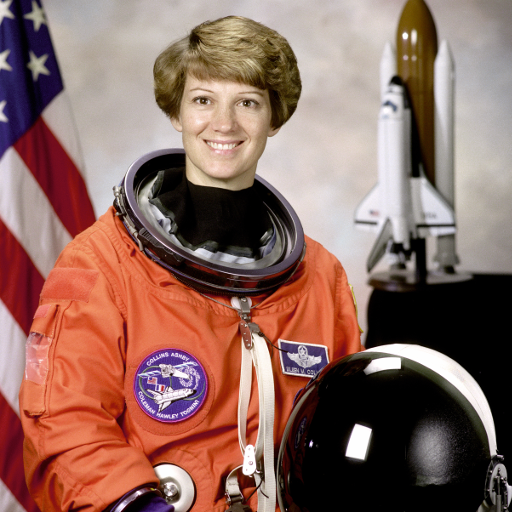
#> input picture Images/astronaut.png, 512 x 512 px; its folder holds 5 pictures in this run
$ jupyter execute Image_Histogram.ipynb
#> lines starting #> are read from the running program, lines starting #| are printed output that depends on the picture
### **Image Histogram and Equalization**

[](https://colab.research.google.com/github/jrafa1607/Computer_Vision_In_Python/blob/main/Algorithms/Image_Histogram.ipynb)

> An **image histogram** counts how many pixels have each gray level (0 to 255). It shows at a glance whether an image is dark, bright, or low in contrast. This notebook computes the absolute and relative histograms, the cumulative distribution, and improves contrast with **global histogram equalization** and **CLAHE**.

[cell 1]
# Import libraries and helpers (images load from ../Images locally, or from GitHub in Colab)
import os
import urllib.request

import cv2
import numpy as np
from matplotlib import pyplot as plt

BASE_URL = "https://raw.githubusercontent.com/jrafa1607/Computer_Vision_In_Python/main/Images/"

def load_image(name, flags=cv2.IMREAD_COLOR):
    """Returns the image in OpenCV format (BGR for color images)."""
#> called with name = 'astronaut.png', flags = 1
    local = os.path.join("..", "Images", name)
    if os.path.exists(local):
        data = np.fromfile(local, np.uint8)
    else:
        with urllib.request.urlopen(BASE_URL + name) as response:
            data = np.frombuffer(response.read(), np.uint8)
    return cv2.imdecode(data, flags)
#> returned value is the input picture: shape (512, 512, 3); mean B, G, R 96.5, 105.8, 141.6

def show(images, titles, size=(14, 4)):
    """Shows images side by side; color images are converted from BGR to RGB for Matplotlib."""
    fig, axes = plt.subplots(1, len(images), figsize=size)
    for ax, image, title in zip(np.atleast_1d(axes), images, titles):
        if image.ndim == 3:
            ax.imshow(cv2.cvtColor(image, cv2.COLOR_BGR2RGB))
        else:
            ax.imshow(image, cmap="gray", vmin=0, vmax=255)
        ax.set_title(title)
        ax.axis("off")
    plt.tight_layout()
    plt.show()

[cell 2]
# Load the image and convert it to grayscale
gray = cv2.cvtColor(load_image("astronaut.png"), cv2.COLOR_BGR2GRAY)
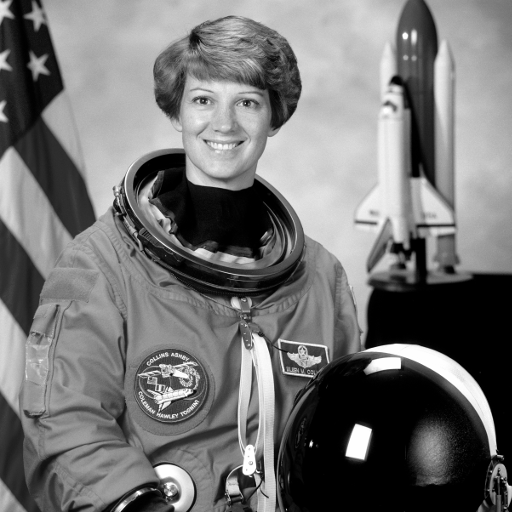
#> gray: shape (512, 512); min 0, max 255, mean 115.4
print("Pixels:", gray.size)
#| Pixels: 262144

#### **01. Absolute and Relative Histograms**

The **relative histogram** divides each count by the number of pixels, giving the probability of each gray level (the values add up to 1). The **cumulative distribution (CDF)** is the running sum of that probability.

[cell 3]
# Absolute histogram, relative histogram, and cumulative distribution
hist = np.bincount(gray.ravel(), minlength=256)
#> hist = 256 values, max 28966 at index 0, min 128 at index 251, mean 1024
relative = hist / gray.size
#> relative = 256 values, max 0.11 at index 0, min 0.000488 at index 251, mean 0.00391
cdf = np.cumsum(relative)
#> cdf = 256 values from 0.11 to 1
print(f"Sum of the relative histogram: {relative.sum():.3f} | Mean gray level: {gray.mean():.1f}")
#| Sum of the relative histogram: 1.000 | Mean gray level: 115.4

fig, axes = plt.subplots(1, 3, figsize=(16, 4))
axes[0].bar(range(256), hist, width=1); axes[0].set_title("Absolute histogram"); axes[0].set_ylabel("Pixels")
axes[1].bar(range(256), relative, width=1); axes[1].set_title("Relative histogram"); axes[1].set_ylabel("Probability")
axes[2].plot(cdf); axes[2].set_title("Cumulative distribution (CDF)"); axes[2].set_ylabel("Fraction of pixels")
for ax in axes: ax.set_xlabel("Gray level"); ax.set_xlim(0, 255)
plt.tight_layout(); plt.show()
#> after `plt.tight_layout()`:
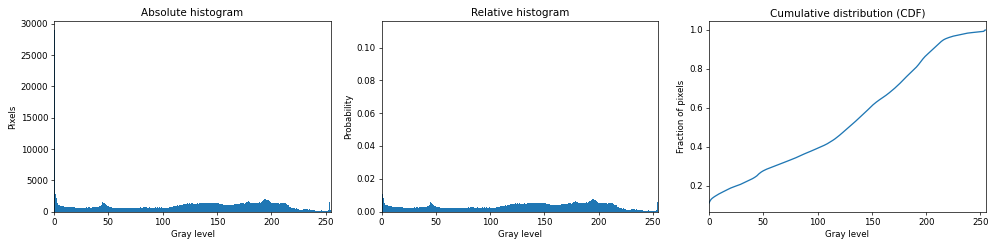
#> figure drawn by matplotlib, 3 panels; panel 1: tallest bar 28966 high, from x = -0.5 to 0.5; panel 2: tallest bar 0.11 high, from x = -0.5 to 0.5; panel 3: curve peaks at x = 255, y = 1

#### **02. Histogram Equalization and CLAHE**

* **Global equalization** maps each gray level through the CDF, spreading the values over the full range. It can over-amplify noise and wash out regions that were already well exposed.
* **CLAHE** (Contrast Limited Adaptive Histogram Equalization) equalizes small tiles separately and clips the histogram to limit noise amplification.

[cell 4]
# Global equalization and CLAHE
equalized = cv2.equalizeHist(gray)
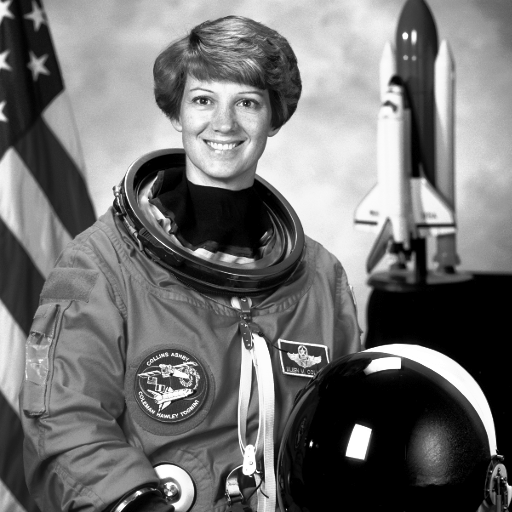
#> equalized: shape (512, 512); min 0, max 255, mean 113.9
clahe = cv2.createCLAHE(clipLimit=2.0, tileGridSize=(8, 8)).apply(gray)
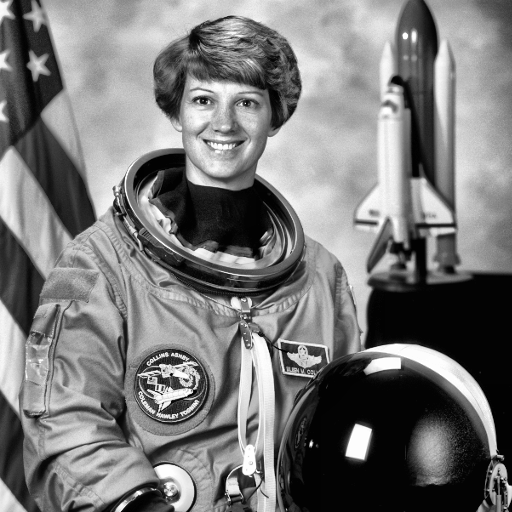
#> clahe: shape (512, 512); min 0, max 255, mean 121
show([gray, equalized, clahe], ["Original", "Global equalization", "CLAHE"], size=(15, 5))
#> the loop in show, `for ax, image, title in zip(np.atleast_1d(axes), images, titles):` made 3 passes
#> title on passes 1 to 3: 'Original', 'Global equalization', 'CLAHE'

fig, axes = plt.subplots(1, 3, figsize=(15, 3))
for ax, image, title in zip(axes, [gray, equalized, clahe], ["Original", "Global equalization", "CLAHE"]):
    ax.bar(range(256), np.bincount(image.ravel(), minlength=256), width=1)
    ax.set_title(f"{title} histogram"); ax.set_xlim(0, 255)
#> this loop made 3 passes
plt.tight_layout(); plt.show()
#> after `plt.tight_layout()`:
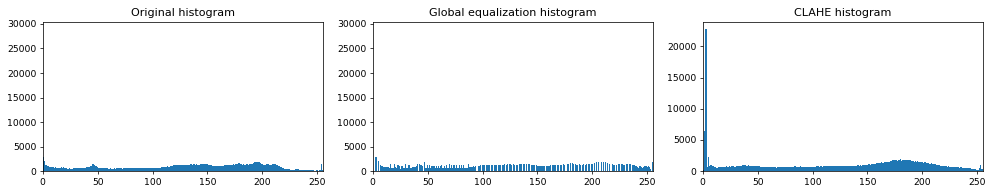
#> figure drawn by matplotlib, 3 panels; panel 1: tallest bar 28966 high, from x = -0.5 to 0.5; panel 2: tallest bar 28966 high, from x = -0.5 to 0.5; panel 3: tallest bar 22771 high, from x = 2.5 to 3.5
